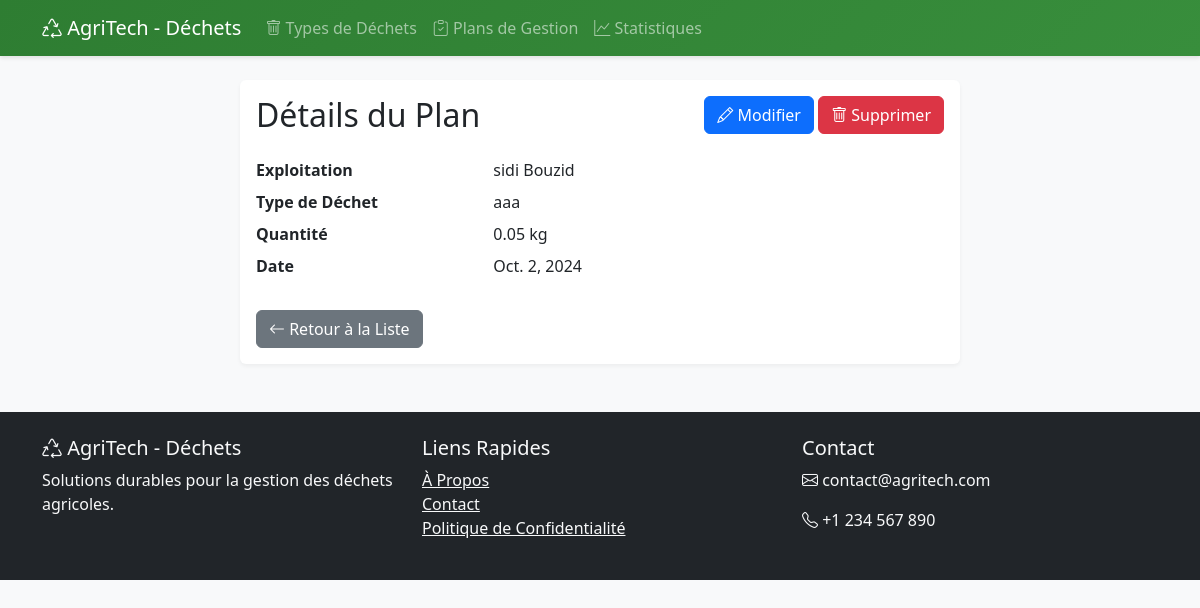
/dechets/plans/4/, run on the app's committed database.
### dechets/models.py (models this page shows, shortened)
class PlanGestionDechets(models.Model):
    farm = models.ForeignKey(
        Farm,
        on_delete=models.CASCADE,
        verbose_name="Exploitation agricole"
    )
    type_dechet = models.ForeignKey(
        TypeDechet,
        on_delete=models.CASCADE,
        verbose_name="Type de déchet"
    )
    quantite = models.FloatField(verbose_name="Quantité (kg)")
    date = models.DateField(verbose_name="Date de génération")
    class Meta:
        verbose_name = "Plan de gestion des déchets"
        verbose_name_plural = "Plans de gestion des déchets"

class TypeDechet(models.Model):
    METHODE_CHOICES = [
        ('COMPOST', 'Compostage'),
        ('RECYCLAGE', 'Recyclage'),
        ('INCINERATION', 'Incinération'),
        ('ENFOUISSEMENT', 'Enfouissement'),
    ]
    nom = models.CharField(max_length=100)
    description = models.TextField()
    biodegradable = models.BooleanField(default=True)
    methode_traitement = models.CharField(
        max_length=20,
        choices=METHODE_CHOICES,
        default='COMPOST'
    )
    efficacite_traitement = models.IntegerField(
        default=75,
        validators=[MinValueValidator(0), MaxValueValidator(100)]
    )
    class Meta:
        verbose_name = "Type de déchet"
        verbose_name_plural = "Types de déchets"
    def __str__(self):
        return self.nom

### farms/models.py (models this page shows)
class Farm(models.Model):
    name = models.CharField(max_length=100)
    location = models.CharField(max_length=255)
    area = models.DecimalField(max_digits=10, decimal_places=2)
    latitude = models.DecimalField(max_digits=9, decimal_places=6, null=True, blank=True)
    longitude = models.DecimalField(max_digits=9, decimal_places=6, null=True, blank=True)
    def __str__(self):
        return self.name

### dechets/views.py (the view)
# urls.py: path('plans/<int:pk>/', views.PlanGestionDechetsDetailView.as_view(), name='plan-detail'),
class PlanGestionDechetsDetailView(DetailView):
    model = PlanGestionDechets
    template_name = 'dechets/plan_gestion_detail.html'
    context_object_name = 'plan'

### dechets/templates/dechets/plan_gestion_detail.html (shortened to what this page needs)
{% extends 'dechets/base.html' %}
{% block content %}
<div class="container mt-4">
    <div class="row justify-content-center">
        <div class="col-md-8">
            <div class="card">
                <div class="card-body">
                    <div class="d-flex justify-content-between align-items-center mb-4">
                        <h2 class="card-title mb-0">Détails du Plan</h2>
                        <div>
                            <a href="{% url 'dechets:plan-update' plan.pk %}" class="btn btn-primary">
                                <i class="bi bi-pencil"></i> Modifier
                            </a>
                            <button type="button" class="btn btn-danger" data-bs-toggle="modal" data-bs-target="#deleteModal">
                                <i class="bi bi-trash"></i> Supprimer
                            </button>
                        </div>
                    </div>
                    <dl class="row">
                        <dt class="col-sm-4">Exploitation</dt>
                        <dd class="col-sm-8">{{ plan.farm }}</dd>
                        <dt class="col-sm-4">Type de Déchet</dt>
                        <dd class="col-sm-8">{{ plan.type_dechet }}</dd>
                        <dt class="col-sm-4">Quantité</dt>
                        <dd class="col-sm-8">{{ plan.quantite }} kg</dd>
                        <dt class="col-sm-4">Date</dt>
                        <dd class="col-sm-8">{{ plan.date }}</dd>
                    </dl>
                    <div class="mt-4">
                        <a href="{% url 'dechets:plan-list' %}" class="btn btn-secondary">
                            <i class="bi bi-arrow-left"></i> Retour à la Liste
                        </a>
                    </div>
                </div>
            </div>
        </div>
    </div>
</div>
{% endblock %}

### dechets/templates/dechets/base.html (style rules this page uses)
body { background-color: #f8f9fa; font-family: 'Segoe UI', Tahoma, Geneva, Verdana, sans-serif; }
.card { border: none; box-shadow: 0 2px 4px rgba(0,0,0,0.05); transition: transform 0.2s; }

### data on the page
PlanGestionDechets: farm "sidi Bouzid", type_dechet "aaa", quantite "0.05", date "Oct. 2, 2024"
